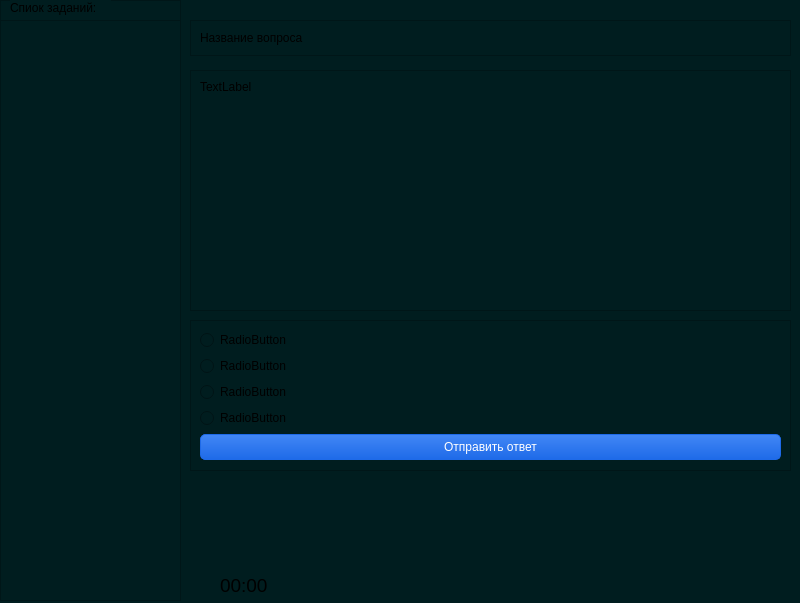
<?xml version="1.0" encoding="UTF-8"?>
<ui version="4.0">
 <class>MainWindow</class>
 <widget class="QMainWindow" name="MainWindow">
  <property name="geometry">
   <rect>
    <x>0</x>
    <y>0</y>
    <width>800</width>
    <height>603</height>
   </rect>
  </property>
  <property name="sizePolicy">
   <sizepolicy hsizetype="Fixed" vsizetype="Fixed">
    <horstretch>0</horstretch>
    <verstretch>0</verstretch>
   </sizepolicy>
  </property>
  <property name="focusPolicy">
   <enum>Qt::FocusPolicy::StrongFocus</enum>
  </property>
  <property name="contextMenuPolicy">
   <enum>Qt::ContextMenuPolicy::NoContextMenu</enum>
  </property>
  <property name="windowTitle">
   <string>Examer</string>
  </property>
  <property name="styleSheet">
   <string notr="true">background-color: rgb(0, 29, 31)</string>
  </property>
  <widget class="QWidget" name="centralwidget">
   <widget class="QFrame" name="Tabel_Frame">
    <property name="geometry">
     <rect>
      <x>0</x>
      <y>0</y>
      <width>181</width>
      <height>601</height>
     </rect>
    </property>
    <property name="frameShape">
     <enum>QFrame::Shape::StyledPanel</enum>
    </property>
    <property name="frameShadow">
     <enum>QFrame::Shadow::Raised</enum>
    </property>
    <widget class="QTableView" name="tableView">
     <property name="geometry">
      <rect>
       <x>0</x>
       <y>20</y>
       <width>181</width>
       <height>581</height>
      </rect>
     </property>
    </widget>
    <widget class="QLabel" name="TableName_Label">
     <property name="geometry">
      <rect>
       <x>10</x>
       <y>0</y>
       <width>101</width>
       <height>16</height>
      </rect>
     </property>
     <property name="text">
      <string>Спиок заданий:</string>
     </property>
    </widget>
   </widget>
   <widget class="QFrame" name="QuestionFrame">
    <property name="geometry">
     <rect>
      <x>190</x>
      <y>70</y>
      <width>601</width>
      <height>241</height>
     </rect>
    </property>
    <property name="frameShape">
     <enum>QFrame::Shape::StyledPanel</enum>
    </property>
    <property name="frameShadow">
     <enum>QFrame::Shadow::Raised</enum>
    </property>
    <widget class="QLabel" name="QuestionText_Label">
     <property name="geometry">
      <rect>
       <x>10</x>
       <y>10</y>
       <width>581</width>
       <height>221</height>
      </rect>
     </property>
     <property name="text">
      <string>TextLabel</string>
     </property>
     <property name="textFormat">
      <enum>Qt::TextFormat::RichText</enum>
     </property>
     <property name="scaledContents">
      <bool>false</bool>
     </property>
     <property name="alignment">
      <set>Qt::AlignmentFlag::AlignLeading|Qt::AlignmentFlag::AlignLeft|Qt::AlignmentFlag::AlignTop</set>
     </property>
    </widget>
   </widget>
   <widget class="QFrame" name="QuestionName_Frame">
    <property name="enabled">
     <bool>true</bool>
    </property>
    <property name="geometry">
     <rect>
      <x>190</x>
      <y>20</y>
      <width>601</width>
      <height>36</height>
     </rect>
    </property>
    <property name="frameShape">
     <enum>QFrame::Shape::StyledPanel</enum>
    </property>
    <property name="frameShadow">
     <enum>QFrame::Shadow::Raised</enum>
    </property>
    <layout class="QVBoxLayout" name="verticalLayout">
     <item>
      <widget class="QLabel" name="QuestionName_label">
       <property name="text">
        <string>Название вопроса</string>
       </property>
      </widget>
     </item>
    </layout>
   </widget>
   <widget class="QFrame" name="TextInput_Frame">
    <property name="enabled">
     <bool>false</bool>
    </property>
    <property name="geometry">
     <rect>
      <x>190</x>
      <y>320</y>
      <width>601</width>
      <height>81</height>
     </rect>
    </property>
    <property name="frameShape">
     <enum>QFrame::Shape::StyledPanel</enum>
    </property>
    <property name="frameShadow">
     <enum>QFrame::Shadow::Raised</enum>
    </property>
    <layout class="QGridLayout" name="gridLayout">
     <item row="1" column="0" colspan="2">
      <widget class="QPushButton" name="TIF_Button">
       <property name="styleSheet">
        <string notr="true">QPushButton {
    /* Стиль обычного состояния */
    background-color: qlineargradient(x1:0, y1:0, x2:0, y2:1, stop:0 #4287f5, stop:1 #1e6ae8);
    border: 1px solid #1e6ae8;
    color: white;
    border-radius: 5px;
    padding: 5px 10px;
}

QPushButton:hover {
    /* Стиль при наведении мыши */
    background-color: qlineargradient(x1:0, y1:0, x2:0, y2:1, stop:0 #63a3ff, stop:1 #4287f5);
    border: 1px solid #4287f5;
}

QPushButton:pressed {
    /* Стиль при нажатии */
    background-color: qlineargradient(x1:0, y1:0, x2:0, y2:1, stop:0 #333333, stop:1 #555555);
    border: 1px solid #333333;
}</string>
       </property>
       <property name="text">
        <string>Отправить ответ</string>
       </property>
      </widget>
     </item>
     <item row="0" column="0" colspan="2">
      <widget class="QLineEdit" name="TIF_Edit">
       <property name="enabled">
        <bool>false</bool>
       </property>
       <property name="text">
        <string/>
       </property>
      </widget>
     </item>
    </layout>
   </widget>
   <widget class="QLabel" name="TimerIcon_Label">
    <property name="geometry">
     <rect>
      <x>190</x>
      <y>570</y>
      <width>31</width>
      <height>31</height>
     </rect>
    </property>
    <property name="text">
     <string/>
    </property>
    <property name="pixmap">
     <pixmap resource="res.qrc">:/icons/icons/clock.png</pixmap>
    </property>
   </widget>
   <widget class="QLabel" name="Timer_Label">
    <property name="geometry">
     <rect>
      <x>220</x>
      <y>570</y>
      <width>91</width>
      <height>31</height>
     </rect>
    </property>
    <property name="text">
     <string>&lt;html&gt;&lt;head/&gt;&lt;body&gt;&lt;p&gt;&lt;span style=&quot; font-size:14pt;&quot;&gt;00:00&lt;/span&gt;&lt;/p&gt;&lt;/body&gt;&lt;/html&gt;</string>
    </property>
   </widget>
   <widget class="QFrame" name="CheckBox_Frame">
    <property name="geometry">
     <rect>
      <x>190</x>
      <y>320</y>
      <width>601</width>
      <height>151</height>
     </rect>
    </property>
    <property name="frameShape">
     <enum>QFrame::Shape::StyledPanel</enum>
    </property>
    <property name="frameShadow">
     <enum>QFrame::Shadow::Raised</enum>
    </property>
    <layout class="QVBoxLayout" name="verticalLayout_2">
     <item>
      <widget class="QCheckBox" name="checkBox_1">
       <property name="text">
        <string>CheckBox</string>
       </property>
      </widget>
     </item>
     <item>
      <widget class="QCheckBox" name="checkBox_2">
       <property name="text">
        <string>CheckBox</string>
       </property>
      </widget>
     </item>
     <item>
      <widget class="QCheckBox" name="checkBox_3">
       <property name="text">
        <string>CheckBox</string>
       </property>
      </widget>
     </item>
     <item>
      <widget class="QCheckBox" name="checkBox_4">
       <property name="text">
        <string>CheckBox</string>
       </property>
      </widget>
     </item>
     <item>
      <widget class="QPushButton" name="CB_Button_2">
       <property name="styleSheet">
        <string notr="true">QPushButton {
    /* Стиль обычного состояния */
    background-color: qlineargradient(x1:0, y1:0, x2:0, y2:1, stop:0 #4287f5, stop:1 #1e6ae8);
    border: 1px solid #1e6ae8;
    color: white;
    border-radius: 5px;
    padding: 5px 10px;
}

QPushButton:hover {
    /* Стиль при наведении мыши */
    background-color: qlineargradient(x1:0, y1:0, x2:0, y2:1, stop:0 #63a3ff, stop:1 #4287f5);
    border: 1px solid #4287f5;
}

QPushButton:pressed {
    /* Стиль при нажатии */
    background-color: qlineargradient(x1:0, y1:0, x2:0, y2:1, stop:0 #333333, stop:1 #555555);
    border: 1px solid #333333;
}</string>
       </property>
       <property name="text">
        <string>Отправить ответ</string>
       </property>
      </widget>
     </item>
    </layout>
   </widget>
   <widget class="QFrame" name="RadioBox_Frame">
    <property name="geometry">
     <rect>
      <x>190</x>
      <y>320</y>
      <width>601</width>
      <height>151</height>
     </rect>
    </property>
    <property name="frameShape">
     <enum>QFrame::Shape::StyledPanel</enum>
    </property>
    <property name="frameShadow">
     <enum>QFrame::Shadow::Raised</enum>
    </property>
    <layout class="QVBoxLayout" name="verticalLayout_3">
     <item>
      <widget class="QRadioButton" name="radioButton_1">
       <property name="text">
        <string>RadioButton</string>
       </property>
      </widget>
     </item>
     <item>
      <widget class="QRadioButton" name="radioButton_2">
       <property name="text">
        <string>RadioButton</string>
       </property>
      </widget>
     </item>
     <item>
      <widget class="QRadioButton" name="radioButton_3">
       <property name="text">
        <string>RadioButton</string>
       </property>
      </widget>
     </item>
     <item>
      <widget class="QRadioButton" name="radioButton_4">
       <property name="text">
        <string>RadioButton</string>
       </property>
      </widget>
     </item>
     <item>
      <widget class="QPushButton" name="RB_Button_3">
       <property name="mouseTracking">
        <bool>true</bool>
       </property>
       <property name="styleSheet">
        <string notr="true">QPushButton {
    /* Стиль обычного состояния */
    background-color: qlineargradient(x1:0, y1:0, x2:0, y2:1, stop:0 #4287f5, stop:1 #1e6ae8);
    border: 1px solid #1e6ae8;
    color: white;
    border-radius: 5px;
    padding: 5px 10px;
}

QPushButton:hover {
    /* Стиль при наведении мыши */
    background-color: qlineargradient(x1:0, y1:0, x2:0, y2:1, stop:0 #63a3ff, stop:1 #4287f5);
    border: 1px solid #4287f5;
}

QPushButton:pressed {
    /* Стиль при нажатии */
    background-color: qlineargradient(x1:0, y1:0, x2:0, y2:1, stop:0 #333333, stop:1 #555555);
    border: 1px solid #333333;
}</string>
       </property>
       <property name="text">
        <string>Отправить ответ</string>
       </property>
      </widget>
     </item>
    </layout>
   </widget>
  </widget>
 </widget>
 <resources>
  <include location="res.qrc"/>
 </resources>
 <connections/>
</ui>
